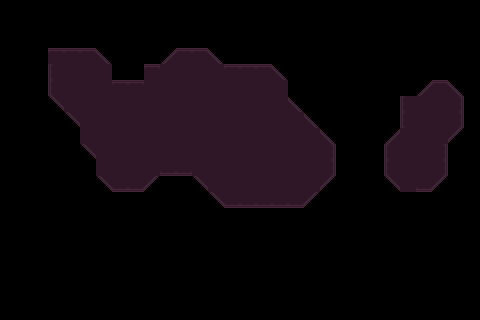

Tiled map render using the project's own tile images. Description and the whole map definition, tile-layer contents included, below:
An orthogonal 30x20 tile map with 16x16 px tiles, 1 tile layer (Tile Layer 1).

<map version="1.9" tiledversion="1.9.2" orientation="orthogonal" renderorder="right-down" width="30" height="20" tilewidth="16" tileheight="16" infinite="0" nextlayerid="2" nextobjectid="1">
 <tileset firstgid="1" source="../tilesets/tileset.tsx" />
 <layer id="1" name="Tile Layer 1" width="30" height="20">
  <properties>
   <property name="background" type="bool" value="true" />
  </properties>
  <data encoding="csv">
0,0,0,0,0,0,0,0,0,0,0,0,0,0,0,0,0,0,0,0,0,0,0,0,0,0,0,0,0,0,
0,0,0,0,0,0,0,0,0,0,0,0,0,0,0,0,0,0,0,0,0,0,0,0,0,0,0,0,0,0,
0,0,0,0,0,0,0,0,0,0,0,0,0,0,0,0,0,0,0,0,0,0,0,0,0,0,0,0,0,0,
0,0,0,2,2,2,3,0,0,0,1,2,2,3,0,0,0,0,0,0,0,0,0,0,0,0,0,0,0,0,
0,0,0,17,18,18,18,0,0,2,18,18,18,18,2,2,2,3,0,0,0,0,0,0,0,0,0,0,0,0,
0,0,0,17,18,18,18,2,2,18,18,18,18,18,18,18,18,18,0,0,0,0,0,0,0,0,1,2,3,0,
0,0,0,33,18,18,18,18,18,18,18,18,18,18,18,18,18,18,3,0,0,0,0,0,0,17,18,18,19,0,
0,0,0,0,33,18,18,18,18,18,18,18,18,18,18,18,18,18,18,3,0,0,0,0,0,17,18,18,19,0,
0,0,0,0,0,18,18,18,18,18,18,18,18,18,18,18,18,18,18,18,3,0,0,0,1,18,18,18,35,0,
0,0,0,0,0,33,18,18,18,18,18,18,18,18,18,18,18,18,18,18,19,0,0,0,17,18,18,19,0,0,
0,0,0,0,0,0,18,18,18,18,34,34,18,18,18,18,18,18,18,18,19,0,0,0,17,18,18,19,0,0,
0,0,0,0,0,0,33,34,34,35,0,0,33,18,18,18,18,18,18,18,35,0,0,0,33,18,34,35,0,0,
0,0,0,0,0,0,0,0,0,0,0,0,0,33,34,34,34,34,34,35,0,0,0,0,0,0,0,0,0,0,
0,0,0,0,0,0,0,0,0,0,0,0,0,0,0,0,0,0,0,0,0,0,0,0,0,0,0,0,0,0,
0,0,0,0,0,0,0,0,0,0,0,0,0,0,0,0,0,0,0,0,0,0,0,0,0,0,0,0,0,0,
0,0,0,0,0,0,0,0,0,0,0,0,0,0,0,0,0,0,0,0,0,0,0,0,0,0,0,0,0,0,
0,0,0,0,0,0,0,0,0,0,0,0,0,0,0,0,0,0,0,0,0,0,0,0,0,0,0,0,0,0,
0,0,0,0,0,0,0,0,0,0,0,0,0,0,0,0,0,0,0,0,0,0,0,0,0,0,0,0,0,0,
0,0,0,0,0,0,0,0,0,0,0,0,0,0,0,0,0,0,0,0,0,0,0,0,0,0,0,0,0,0,
0,0,0,0,0,0,0,0,0,0,0,0,0,0,0,0,0,0,0,0,0,0,0,0,0,0,0,0,0,0
</data>
 </layer>
</map>
